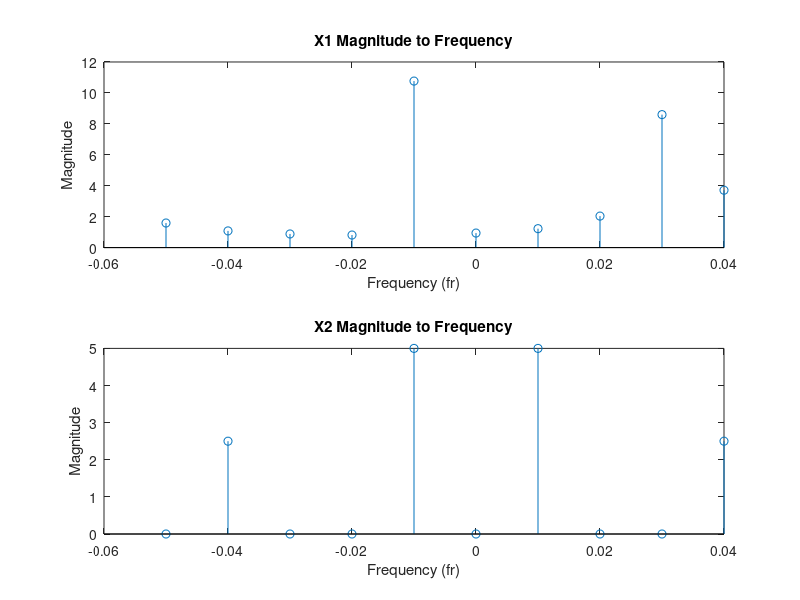

MATLAB code for this plot:
K=18;                   %Group number
L=3;                    %Common CMS number
N=10;                   %Total number of samples
n=0:N-1;                %Range of samples starting from 0
Range=-0.5:0.1:0.4;     %Frequency range
fr=Range/N;
%--------> Function declaration:
%-------------------------Function 1: x1_n------------------------------
x1= exp((1j*2*pi*n*(10*(K+1)))/100) + exp((1j*2*pi*n*33)/100);
%-------------------------Function 2: x2_n -----------------------------
x2= cos((2*pi*n*(10*(K+1)))/100) + (1/2)*cos(2*pi*n*(10*(L+1))/100);
%-----------------------------------------------------------------------
%-------------------------Plotting--------------------------------------

figure (1);

%Graph x1
subplot(2,1,1);
stem(fr,abs(fftshift(fft(x1))));
title('X1 Magnitude to Frequency');
xlabel('Frequency (fr)');
ylabel('Magnitude');

%Graph x2
subplot(2,1,2);
stem(fr,abs(fftshift(fft(x2))));
title('X2 Magnitude to Frequency');
xlabel('Frequency (fr)');
ylabel('Magnitude');

